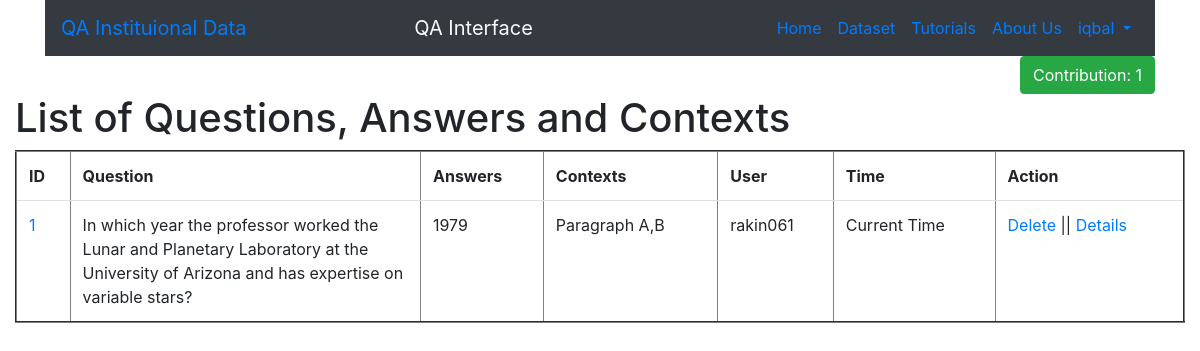
The app's page /elements/ (signed in), older data.
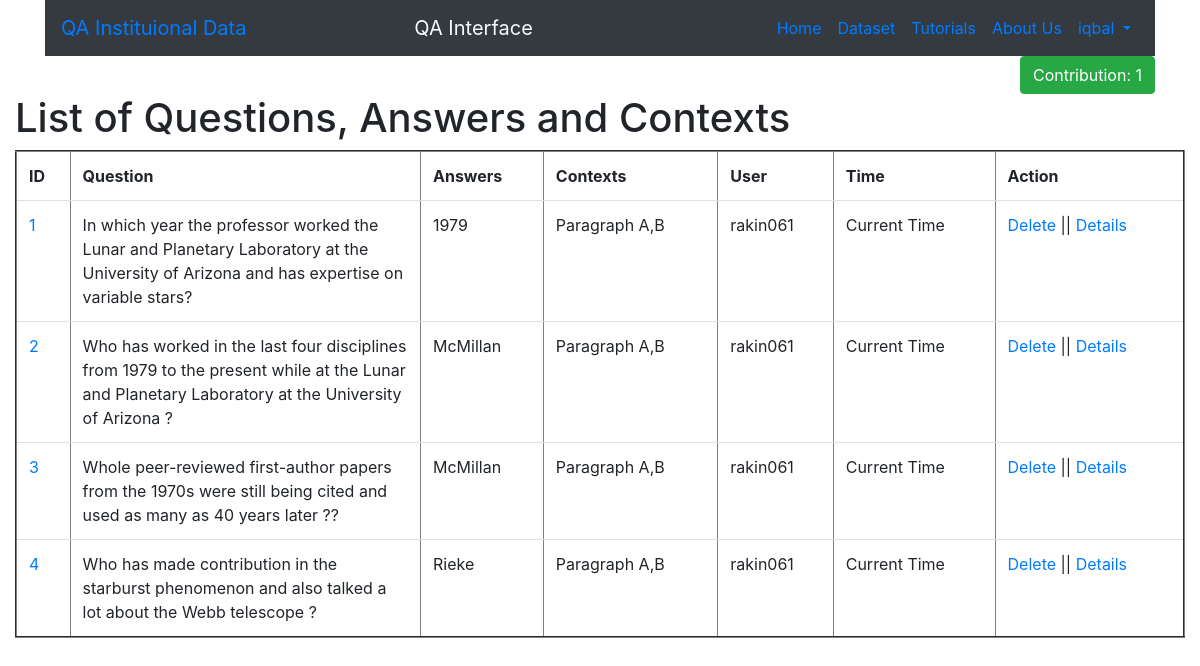
The same page, newer data.
### qa_interface/models.py (models this page shows)
class QA_Interface(models.Model):
	par_A=models.TextField(blank=False, null=False)
	par_B=models.TextField(blank=False, null=False)
	question=models.TextField(blank=False, null=False, max_length=200)
	answer=models.TextField(blank=False, null=False, max_length=100)
	question_type_choices= [('Bridge_entity', 'Bridge'),('Comparison', 'Comparison'),('Intersection', 'Intersection'),('Commonsense_reasoning', 'Commonsense')]
	question_type=models.CharField(max_length=22, choices=question_type_choices, default='Bridge_entity')
	level_choices=[('Hard','Hard'),('Medium','Medium'),('Easy','Easy')]
	level=models.CharField(max_length=6, choices=level_choices, default='Easy')
	supporting_facts=models.TextField(blank=False, null=False,max_length=4)
	def get_absolute_url(self):
		return reverse("qa:qa_entity", kwargs={"id":self.id})

### qa_interface/views.py (the view)
# urls.py: path("elements/", detail_view),
def detail_view(request):
	obj=QA_Interface.objects.all()
	contribution=0
	username=str(request.user)
	directory_name="Dataset/"+username+"/"
	file_or_directory=Path(directory_name)
	if file_or_directory.exists():
		contribution=len([name for name in os.listdir(directory_name) if os.path.isfile(os.path.join(directory_name, name))])
	context={
		"elements": obj,
		"contribution": contribution,
		"username":username
	}
	return render(request,"detail.html",context)

### qa_interface/templates/detail.html
{% extends 'base.html' %}
{% block content %}
{% if user.is_authenticated %}
<h1>List of Questions, Answers and Contexts</h1>
<table border="2" class="table table-hover " >
	<tr>
		<th>ID</th>
		<th>Question</th>
		<th>Answers</th>
		<th>Contexts</th>
		<th>User</th>
		<th>Time</th>
		<th>Action</th>
	</tr>
	{% for element in elements %}
		<tr>
			<td><a href="{{element.get_absolute_url}}">{{element.id}}</a></td>
			<td style="width:30%">{{element.question}}</td>
			<td>{{element.answer}}</td>
			<td>Paragraph A,B</td>
			<td>rakin061</td>
			<td>Current Time</td>
			<td><a href="/delete/{{element.id}}">Delete</a>  || <a href="{{element.get_absolute_url}}">Details</a></td>
		</tr>
	{% endfor %}
</table>
{% else %}
  <p>You are not logged in</p>
  <a href="{% url 'login' %}">Log In</a>
{% endif %}
{% endblock %}

### templates/base.html (shortened to what this page needs)
<!doctype html>
<html lang="en">
  <head>
    <link rel="stylesheet" href="https://cdn.jsdelivr.net/npm/bootstrap@4.0.0/dist/css/bootstrap.min.css">
  </head>
  <body>
    <div class="container-fluid">
     {% include 'navbar.html' %}
      {% block content %}{% endblock %}
      </div>
  </body>
</html>

### templates/navbar.html (shortened to what this page needs)
{% block content %}
<div class="container">
<nav class="navbar navbar-expand-lg bg-dark w-200 ">
  <a class="navbar-brand" href="#">QA Instituional Data</a>
  <div class="navbar-collapse collapse w-100 order-3 dual-collapse2 text-light">
  <ul class="navbar-nav mx-auto">
            <li class="nav-item">
                <a class="navbar-brand text-light" href="#">QA Interface </a>
            </li>
  </ul>
  </div>
  <div class="navbar-collapse collapse w-100 order-3 dual-collapse2">
        <ul class="navbar-nav ml-auto">
            <li class="nav-item">
                <a class="nav-link" href="/create">Home</a>
            </li>
            <li class="nav-item">
                <a class="nav-link" target="_blank" href="https://huggingface.co/datasets/hotpot_qa/viewer">Dataset</a>
            </li>
            <li class="nav-item">
                <a class="nav-link" target="_blank" href="https://huggingface.co/course/chapter1/1">Tutorials</a>
            </li>
             <li class="nav-item">
                <a class="nav-link" target="_blank" href="https://kmap.arizona.edu/team">About Us</a>
            </li>
            {% if user.is_authenticated %}
            <li class="nav-item dropdown">
                <a class="nav-link dropdown-toggle" href="#" id="navbarDropdown" role="button" data-toggle="dropdown" aria-haspopup="true" aria-expanded="false">
                  {{user.username}}
                </a>
              </li>
              {% endif%}
        </ul>
    </div>
</nav>
 {% if user.is_authenticated %}
        <div class="d-flex justify-content-end">
            <button class="btn btn-success my-2 my-sm-0" type="submit">Contribution: {{contribution}}</button>
        </div>
 {%endif%}
</div>
{% endblock %}

Row changes from the older to the newer data that the page shows:
added QA_Interface: id "2", question "Who has worked in the last four disciplines from 1979 to the present while at the Lunar and Planetary Laboratory at the University of Arizona ?", answer "McMillan"
added QA_Interface: id "3", question "Whole peer-reviewed first-author papers from the 1970s were still being cited and used as many as 40 years later ??", answer "McMillan"
added QA_Interface: id "4", question "Who has made contribution in the starburst phenomenon and also talked a lot about the Webb telescope ?", answer "Rieke"
